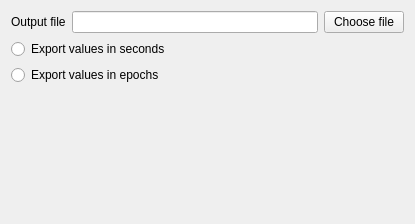
<?xml version="1.0" encoding="UTF-8"?>
<ui version="4.0">
 <class>SleepBoutsSettingsView</class>
 <widget class="QWidget" name="SleepBoutsSettingsView">
  <property name="geometry">
   <rect>
    <x>0</x>
    <y>0</y>
    <width>415</width>
    <height>224</height>
   </rect>
  </property>
  <property name="windowTitle">
   <string>Form</string>
  </property>
  <property name="styleSheet">
   <string notr="true">font: 12pt &quot;Roboto&quot;;</string>
  </property>
  <layout class="QVBoxLayout" name="verticalLayout">
   <item>
    <layout class="QHBoxLayout" name="horizontalLayout">
     <item>
      <widget class="QLabel" name="label">
       <property name="text">
        <string>Output file</string>
       </property>
      </widget>
     </item>
     <item>
      <widget class="QLineEdit" name="output_file_lineedit"/>
     </item>
     <item>
      <widget class="QPushButton" name="choose_file_pushbutton">
       <property name="text">
        <string>Choose file</string>
       </property>
      </widget>
     </item>
    </layout>
   </item>
   <item>
    <widget class="QRadioButton" name="export_seconds_radiobutton">
     <property name="text">
      <string>Export values in seconds</string>
     </property>
    </widget>
   </item>
   <item>
    <widget class="QRadioButton" name="export_epochs_radiobutton">
     <property name="text">
      <string>Export values in epochs</string>
     </property>
    </widget>
   </item>
   <item>
    <spacer name="verticalSpacer">
     <property name="orientation">
      <enum>Qt::Vertical</enum>
     </property>
     <property name="sizeHint" stdset="0">
      <size>
       <width>20</width>
       <height>40</height>
      </size>
     </property>
    </spacer>
   </item>
  </layout>
 </widget>
 <resources>
  <include location="../../../../scinodes_poc/src/main/python/ui/themes/themes.qrc"/>
 </resources>
 <connections>
  <connection>
   <sender>choose_file_pushbutton</sender>
   <signal>clicked()</signal>
   <receiver>SleepBoutsSettingsView</receiver>
   <slot>on_choose_ouput_file()</slot>
   <hints>
    <hint type="sourcelabel">
     <x>364</x>
     <y>21</y>
    </hint>
    <hint type="destinationlabel">
     <x>207</x>
     <y>111</y>
    </hint>
   </hints>
  </connection>
 </connections>
 <slots>
  <slot>on_choose_ouput_file()</slot>
 </slots>
</ui>
